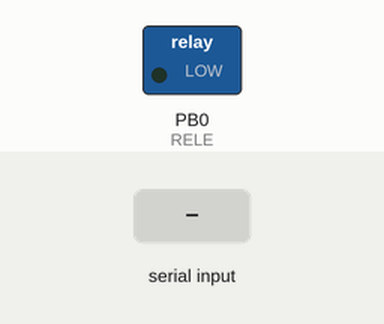
Bench run of a sketch on a simulated ATtiny85, built with avr-gcc and run on an emulated ATtiny85. Parts: switched loads named in the sketch (green lamp = pin HIGH). The test bench sets the inputs (shaded band). Sleep ends after the set time or at an interrupt.

Above: at 1.3 s.
1.4 s: "a" received over the second serial link
At 1.9 s:
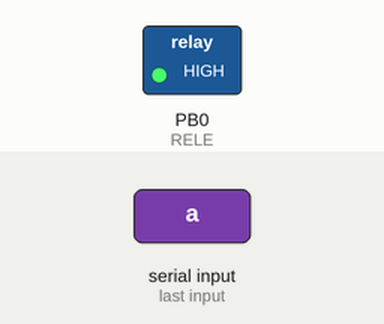
3.0 s: "b" received over the second serial link
At 4.4 s:
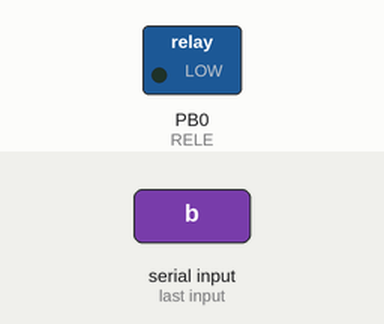
Timing chart, 0 to 6.0 s (numbered marks = the images above; inputs shaded):
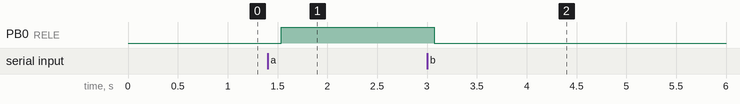

Measured:
- after the input at 1.4 s, PB0 (RELE): LOW → HIGH after 0.14 s
- after the input at 3.0 s, PB0 (RELE): HIGH → LOW after 0.07 s

The sketch:

Attiny85_BT-Rele.ino
```cpp
/******************************************************************************************************************/
/* SISTEMA DE CONTROL DE SEÑAL DE POTENCIA POR CONMUTACION POR RELE, MEDIANTE COMUNICACION BLUETOOTH              */
/* MICROCONTROLADOR: ATTINY85 - BOOTLOADER A 8MHZ                                                                 */
/* VERSION: 2.0                                                                                                   */
/******************************************************************************************************************/

#include <SoftwareSerial.h>
#include <avr/sleep.h>
#include <avr/wdt.h>
/******************************************************************************************************************/

#define RELE  0   // (PIN 5)
#define TX    1   // (PIN 6)
#define RX    2   // (PIN 7)
#define NC_1  3   // (PIN 2)
#define NC_2  4   // (PIN 3)
#define RESET 5   // (PIN 1)

/******************************************************************************************************************/

SoftwareSerial serie(RX, TX);
enum estados {ON, OFF};
estados estado;
char dato; // CHAR: 1 BYTE
volatile int wd_counter = 0;

ISR(WDT_vect)
{
    wd_counter++;
}

/******************************************************************************************************************/

char bluetooth_rx();
void accion(char opcion);
void rele_on();
void rele_off();
void rele_inicializar();

/******************************************************************************************************************/

void setup()
{
     serie.begin(9600);
     rele_inicializar();
}

void loop()
{
    dato = bluetooth_rx();
    accion(dato);
    wd_delay(250);
}

/******************************************************************************************************************/

char bluetooth_rx()
{
    char rx = 'z';

    if(serie.available())
        rx = serie.read();

    return rx;
}

void accion(char opcion)
{
    switch(opcion)
    {
        case 'a':
        {
            rele_on();
            opcion = 'z';
            break;
        }
        case 'b':
        {
            rele_off();
            opcion = 'z';
            break;
        }
        case 'z':
        {
            break;
        }
        default:
        {
            opcion = 'z';
            break;
        }
    }
}

void rele_inicializar()
{
    pinMode(RELE, OUTPUT);
    digitalWrite(RELE, LOW);
    estado = OFF;
}

void rele_on()
{
    if(estado == OFF)
    {
        digitalWrite(RELE, HIGH);
        estado = ON;
    }
}

void rele_off()
{
    if(estado == ON)
    {
        digitalWrite(RELE, LOW);
        estado = OFF;
    }
}

void wd_delay(unsigned long t_ms) // OJO: LA SENSIBILIDAD SERA DE 15MS (UN CAMBIO MENOR A 15MS NO SE DETECTA Y, EL VALOR MINIMO SERA DE 15MS)
{
    int num_veces = 0;

    set_sleep_mode(SLEEP_MODE_PWR_DOWN);

    if(t_ms == 15)
    {
        setup_watchdog(WDTO_15MS);
        sleep_mode();
    }
    else if(t_ms == 30)
    {
        setup_watchdog(WDTO_30MS);
        sleep_mode();
    }
    else if(t_ms == 60)
    {
        setup_watchdog(WDTO_60MS);
        sleep_mode();
    }
    else if(t_ms == 120)
    {
        setup_watchdog(WDTO_120MS);
        sleep_mode();
    }
    else if(t_ms == 250)
    {
        setup_watchdog(WDTO_250MS);
        sleep_mode();
    }
    else if(t_ms == 500)
    {
        setup_watchdog(WDTO_500MS);
        sleep_mode();
    }
    else if(t_ms == 1000)
    {
        setup_watchdog(WDTO_1S);
        sleep_mode();
    }
    else if(t_ms == 2000)
    {
        setup_watchdog(WDTO_2S);
        sleep_mode();
    }
    else if(t_ms == 4000)
    {
        setup_watchdog(WDTO_4S);
        sleep_mode();
    }
    else if(t_ms == 8000)
    {
        setup_watchdog(WDTO_8S);
        sleep_mode();
    }
    else
    {
        num_veces = t_ms/15;
        while(wd_counter < num_veces)
        {
            setup_watchdog(WDTO_15MS);
            sleep_mode();
        }
    }

    wdt_disable();
    wd_counter = 0;
}

void setup_watchdog(int timerPrescaler)
{
    if ((timerPrescaler < 0) || (timerPrescaler > 10))
        timerPrescaler = WDTO_15MS;

    byte bb = timerPrescaler & 7;
    if(timerPrescaler > 7)
        bb |= (1<<5); // Establece los bits necesarios

    MCUSR &= ~(1<<WDRF); // Limpia el flag de reset del watchdog
    WDTCR |= (1<<WDCE) | (1<<WDE); // Activa el watchdog
    WDTCR = bb; // Establece el Timeout del watchdog
    WDTCR |= _BV(WDIE); // Activa la interrupcion del watchdog
}

/******************************************************************************************************************/
```
